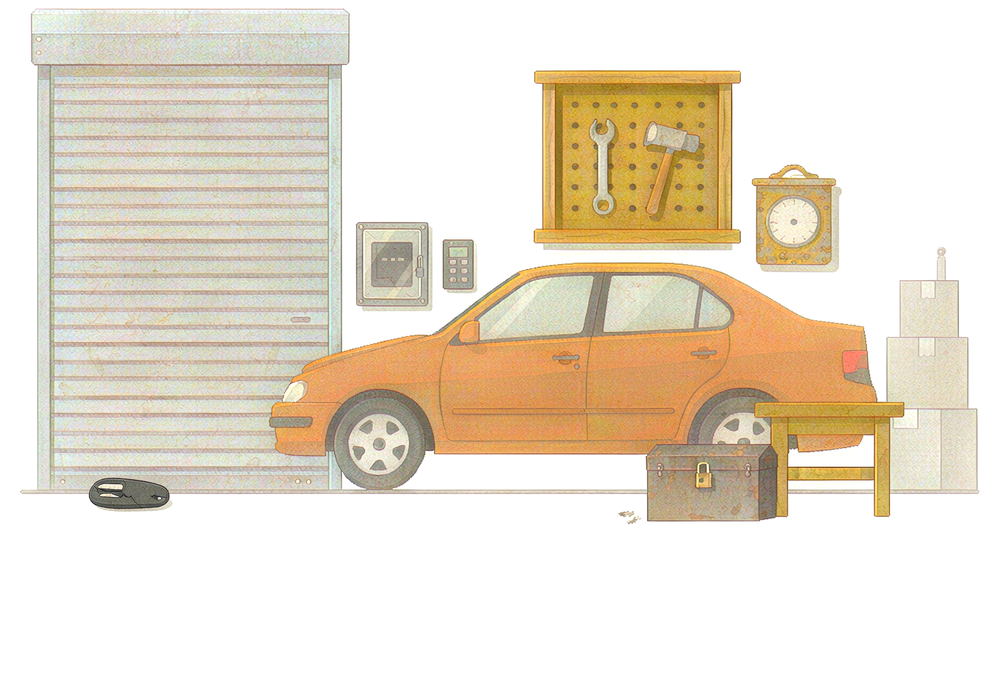
#> input picture projects/textroom/assets/garage/panorama.png, 1000 x 690 px, shrunk from 1536 x 1060 before the run, found by its file name
$ python _shift_up.py
#> lines starting #> are read from the running program, lines starting #| are printed output that depends on the picture
# -*- coding: utf-8 -*-
"""整体上移全景图内容：裁掉顶部空白条 + 底部补地面底色。
- living_room: 上移 11%（顶部空白 ~22%，物体最低 ~92%）
- garage:      上移 8%（卷帘门顶格前空白 ~8%，物体最低 ~83%）
"""
from PIL import Image
import shutil

BASE = "D:/A-work/WorkBuddy/TextRoom/assets"
JOBS = [
    ("living_room", "panorama.png", 0.11),
    ("garage",      "panorama.png", 0.08),
]

for room, name, ratio in JOBS:
    path = f"{BASE}/{room}/{name}"
    backup = f"{BASE}/prompts/_backup_{room}_{name}"
    shutil.copyfile(path, backup)

    img = Image.open(path).convert("RGB")
#> img is the input picture: PIL image 1000x690 RGB; mean R, G, B 233.7, 223.7, 207.7
    W, H = img.size
#> W = 1000; H = 690
    shift = int(H * ratio)
#> shift = 75

    # 裁掉顶部 shift 行（内容整体上移），底部用原最底行颜色补齐（衔接地面/背景）
    cropped = img.crop((0, shift, W, H))
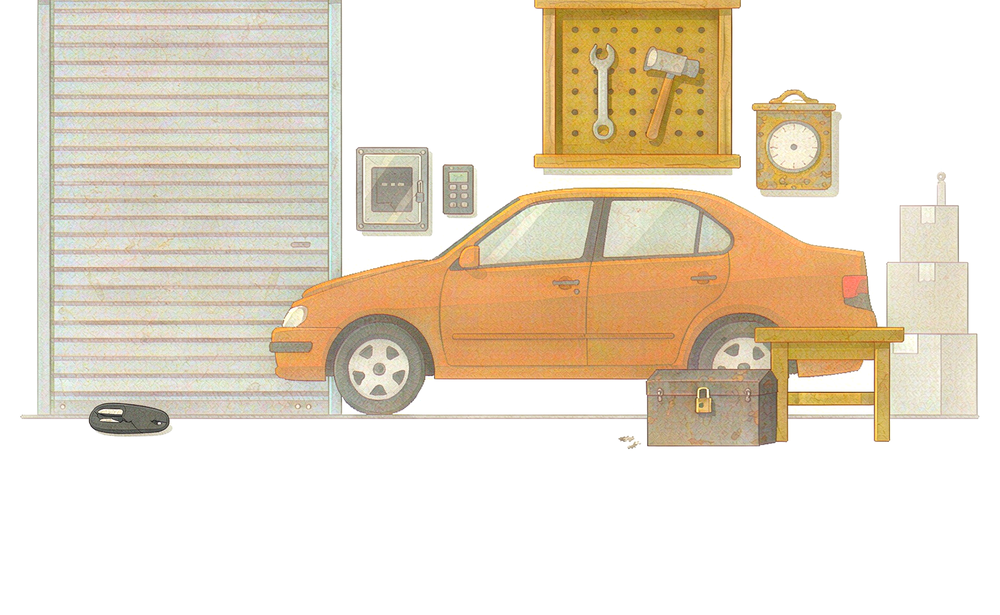
#> cropped: PIL image 1000x615 RGB; mean R, G, B 232.5, 221.4, 204.1
    bottom_color = cropped.getpixel((W // 2, cropped.height - 2))
#> bottom_color = (255, 255, 255)
    canvas = Image.new("RGB", (W, H), bottom_color)
#> canvas: PIL image 1000x690 RGB; every value is 255
    canvas.paste(cropped, (0, 0))
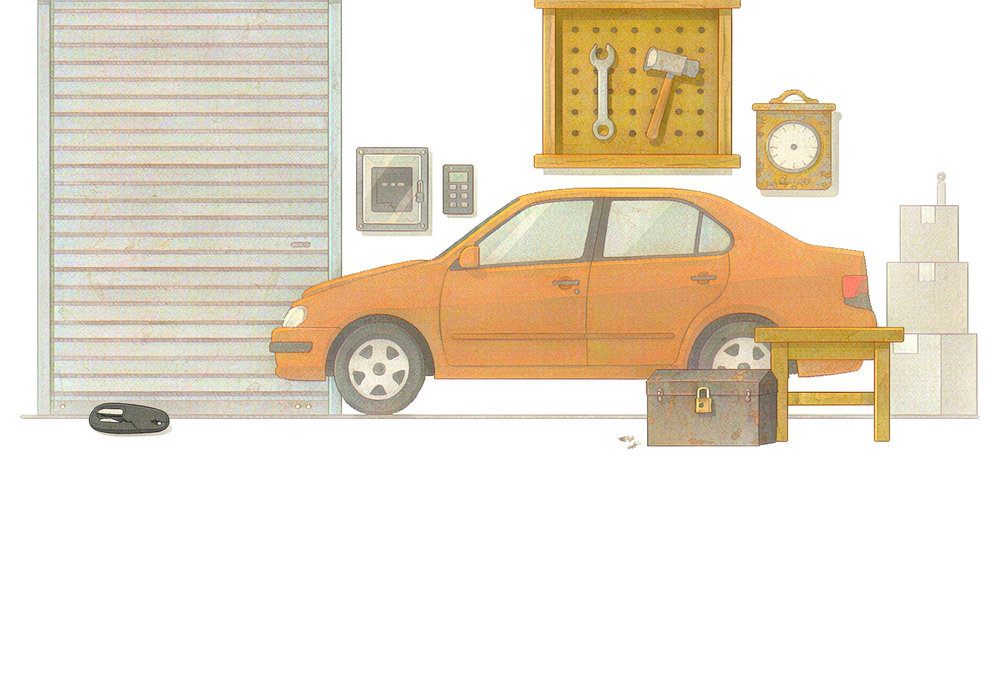
#> canvas: PIL image 1000x690 RGB; mean R, G, B 234.9, 225.1, 209.6
    canvas.save(path)
    print(f"{room}: shift={shift}px ({ratio:.0%}), bottom_fill={bottom_color}, backup -> {backup}")
#| living_room: shift=75px (11%), bottom_fill=(255, 255, 255), backup -> D:/A-work/WorkBuddy/TextRoom/assets/prompts/_backup_living_room_panorama.png
print("done")
